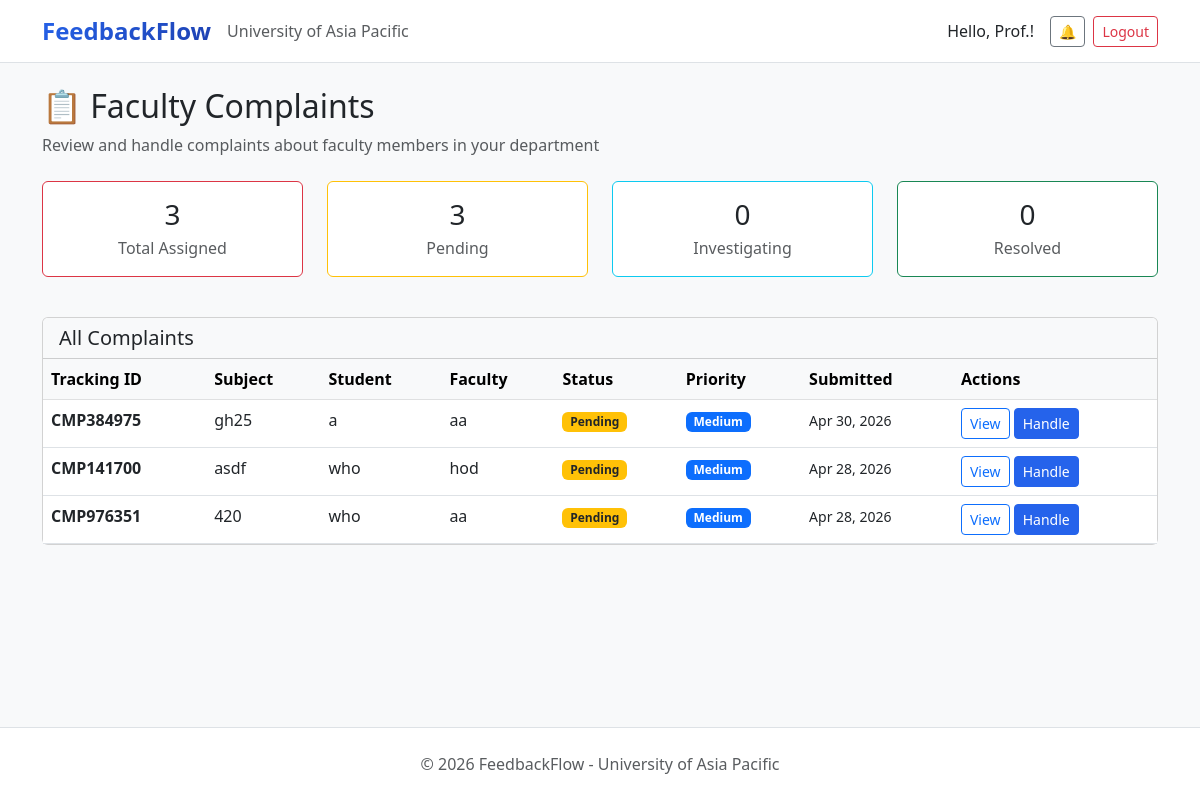
The page /complaints/hod/list/ (signed in) on the database as committed earlier.
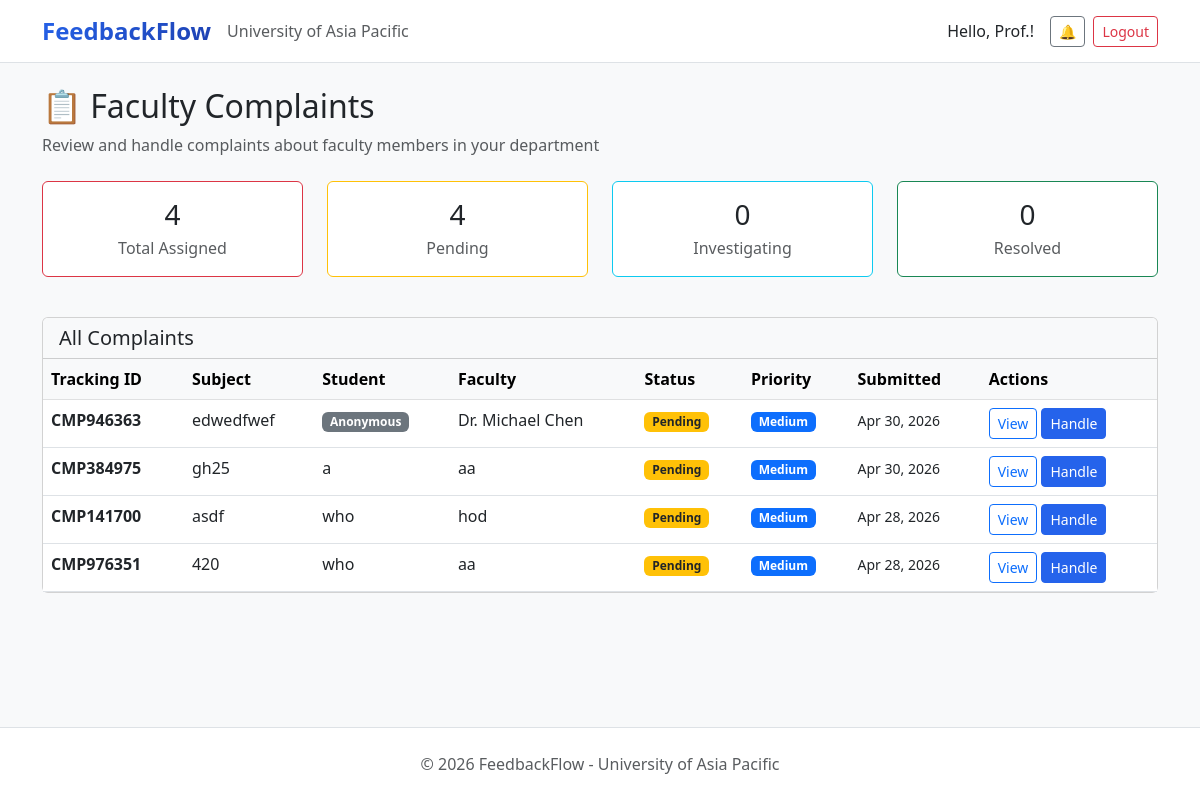
The same page on the database as committed later.
### users/models.py (models this page shows, shortened)
class User(AbstractBaseUser, PermissionsMixin):
    ROLE_CHOICES = (
        ('Student', 'Student'),
        ('Faculty', 'Faculty'),
        ('HOD', 'Head of Department'),
        ('Staff', 'Staff'),
        ('Admin', 'Administrator'),
    )
    DEPARTMENT_CHOICES = (
        ('DBA', 'Department of Business Administration'),
        ('CSE', 'Department of Computer Science and Engineering'),
        ('CE', 'Department of Civil Engineering'),
        ('EEE', 'Department of Electrical and Electronic Engineering'),
        ('Pharmacy', 'Department of Pharmacy'),
        ('Law', 'Department of Law and Human Rights'),
        ('English', 'Department of English'),
        ('Architecture', 'Department of Architecture'),
    )
    email = models.EmailField(unique=True, max_length=255)
    full_name = models.CharField(max_length=150)
    role = models.CharField(max_length=20, choices=ROLE_CHOICES)
    department = models.CharField(max_length=100, choices=DEPARTMENT_CHOICES, null=True, blank=True)
    student_id = models.CharField(max_length=50, unique=True, null=True, blank=True)
    is_active = models.BooleanField(default=True)
    is_staff = models.BooleanField(default=False)
    created_at = models.DateTimeField(auto_now_add=True)
    updated_at = models.DateTimeField(auto_now=True)
    USERNAME_FIELD = 'email'
    REQUIRED_FIELDS = ['full_name']
    objects = UserManager()
    class Meta:
        verbose_name = 'User'
        verbose_name_plural = 'Users'
        ordering = ['-created_at']
    def get_short_name(self):
        return self.full_name.split()[0] if self.full_name else self.email

### complaints/models.py (models this page shows, shortened)
class Complaint(models.Model):
    COMPLAINT_TYPE_CHOICES = (
        ('Faculty', 'Complaint about Faculty'),
        ('HOD', 'Complaint about HOD'),
        ('Staff', 'Complaint about Staff'),
        ('Facility', 'Facility Issue'),
    )
    STATUS_CHOICES = (
        ('Pending', 'Pending Review'),
        ('Under Investigation', 'Under Investigation'),
        ('Resolved', 'Resolved'),
        ('Escalated', 'Escalated to Higher Authority'),
    )
    PRIORITY_CHOICES = (
        ('Low', 'Low'),
        ('Medium', 'Medium'),
        ('High', 'High'),
        ('Urgent', 'Urgent'),
    )
    student = models.ForeignKey(
        settings.AUTH_USER_MODEL,
        on_delete=models.CASCADE,
        related_name='complaints_submitted'
    )
    complaint_type = models.CharField(max_length=20, choices=COMPLAINT_TYPE_CHOICES)
    subject = models.CharField(max_length=200)
    description = models.TextField()
    faculty_concerned = models.ForeignKey(
        settings.AUTH_USER_MODEL,
        on_delete=models.SET_NULL,
        null=True,
        blank=True,
        related_name='complaints_against',
        limit_choices_to={'role__in': ['Faculty', 'HOD', 'Staff']}
    )
    location = models.CharField(max_length=200, blank=True, null=True, help_text='For facility issues')
    status = models.CharField(max_length=30, choices=STATUS_CHOICES, default='Pending')
    priority = models.CharField(max_length=10, choices=PRIORITY_CHOICES, default='Medium')
    assigned_to = models.ForeignKey(
        settings.AUTH_USER_MODEL,
        on_delete=models.SET_NULL,
        null=True,
        blank=True,
        related_name='complaints_assigned'
    )
    is_anonymous = models.BooleanField(default=False)
    submitted_at = models.DateTimeField(auto_now_add=True)
    updated_at = models.DateTimeField(auto_now=True)
    resolved_at = models.DateTimeField(null=True, blank=True)
    tracking_id = models.CharField(max_length=20, unique=True, editable=False)
    class Meta:
        ordering = ['-submitted_at']
        verbose_name = 'Complaint'
        verbose_name_plural = 'Complaints'

### complaints/views.py (the view)
# urls.py: path('hod/list/', views.hod_complaints_list, name='hod_complaints_list'),
@login_required
def hod_complaints_list(request):
    if request.user.role != 'HOD':
        messages.error(request, 'Access denied. HOD only.')
        return redirect('login')
    complaints_list = Complaint.objects.filter(
        Q(assigned_to=request.user) |
        Q(faculty_concerned__department=request.user.department)
    ).distinct().order_by('-submitted_at')
    total_complaints = complaints_list.count()
    pending = complaints_list.filter(status='Pending').count()
    investigating = complaints_list.filter(status='Under Investigation').count()
    resolved = complaints_list.filter(status='Resolved').count()
    escalated = complaints_list.filter(status='Escalated').count()
    context = {
        'complaints_list': complaints_list,
        'total_complaints': total_complaints,
        'pending': pending,
        'investigating': investigating,
        'resolved': resolved,
        'escalated': escalated,
        'page_title': 'Faculty Complaints'
    }
    return render(request, 'complaints/hod_complaints_list.html', context)

### users/context_processors.py (called while the page is built)
def notifications_count(request):
    if request.user.is_authenticated:
        from users.models import Notification
        count = Notification.objects.filter(
            recipient=request.user,
            is_read=False
        ).count()
        return {'unread_notifications_count': count}
    return {'unread_notifications_count': 0}

### complaints/templates/complaints/hod_complaints_list.html (shortened to what this page needs)
{% extends 'users/base.html' %}
{% block content %}
<div class="container mt-4">
    <div class="mb-4">
        <h2>📋 Faculty Complaints</h2>
        <p class="text-muted mb-0">Review and handle complaints about faculty members in your department</p>
    </div>
    <div class="row mb-4">
        <div class="col-md-3 mb-3">
            <div class="card border-danger">
                <div class="card-body text-center">
                    <h3 class="mb-1">{{ total_complaints }}</h3>
                    <p class="text-muted mb-0">Total Assigned</p>
                </div>
            </div>
        </div>
        <div class="col-md-3 mb-3">
            <div class="card border-warning">
                <div class="card-body text-center">
                    <h3 class="mb-1">{{ pending }}</h3>
                    <p class="text-muted mb-0">Pending</p>
                </div>
            </div>
        </div>
        <div class="col-md-3 mb-3">
            <div class="card border-info">
                <div class="card-body text-center">
                    <h3 class="mb-1">{{ investigating }}</h3>
                    <p class="text-muted mb-0">Investigating</p>
                </div>
            </div>
        </div>
        <div class="col-md-3 mb-3">
            <div class="card border-success">
                <div class="card-body text-center">
                    <h3 class="mb-1">{{ resolved }}</h3>
                    <p class="text-muted mb-0">Resolved</p>
                </div>
            </div>
        </div>
    </div>
    {% if complaints_list %}
        <div class="card">
            <div class="card-header bg-light">
                <h5 class="mb-0">All Complaints</h5>
            </div>
            <div class="card-body p-0">
                <div class="table-responsive">
                    <table class="table table-hover mb-0">
                        <thead class="table-light">
                            <tr>
                                <th>Tracking ID</th>
                                <th>Subject</th>
                                <th>Student</th>
                                <th>Faculty</th>
                                <th>Status</th>
                                <th>Priority</th>
                                <th>Submitted</th>
                                <th>Actions</th>
                            </tr>
                        </thead>
                        <tbody>
                            {% for complaint in complaints_list %}
                            <tr>
                                <td><strong>{{ complaint.tracking_id }}</strong></td>
                                <td>{{ complaint.subject|truncatewords:5 }}</td>
                                <td>
                                    {% if complaint.is_anonymous %}
                                        <span class="badge bg-secondary">Anonymous</span>
                                    {% else %}
                                        {{ complaint.student.full_name }}
                                    {% endif %}
                                </td>
                                <td>
                                    {% if complaint.faculty_concerned %}
                                        {{ complaint.faculty_concerned.full_name }}
                                    {% else %}
                                        -
                                    {% endif %}
                                </td>
                                <td>
                                    <span class="badge
                                        {% if complaint.status == 'Pending' %}bg-warning text-dark
                                        {% elif complaint.status == 'Under Investigation' %}bg-info
                                        {% elif complaint.status == 'Resolved' %}bg-success
                                        {% elif complaint.status == 'Escalated' %}bg-danger
                                        {% endif %}">
                                        {{ complaint.status }}
                                    </span>
                                </td>
                                <td>
                                    <span class="badge
                                        {% if complaint.priority == 'Low' %}bg-secondary
                                        {% elif complaint.priority == 'Medium' %}bg-primary
                                        {% elif complaint.priority == 'High' %}bg-warning text-dark
                                        {% elif complaint.priority == 'Urgent' %}bg-danger
                                        {% endif %}">
                                        {{ complaint.priority }}
                                    </span>
                                </td>
                                <td><small>{{ complaint.submitted_at|date:"M d, Y" }}</small></td>
                                <td>
                                    <a href="{% url 'complaint_detail' complaint.id %}" class="btn btn-sm btn-outline-primary">
                                        View
                                    </a>
                                    {% if complaint.status != 'Resolved' %}
                                    <a href="{% url 'handle_complaint' complaint.id %}" class="btn btn-sm btn-primary">
                                        Handle
                                    </a>
                                    {% endif %}
                                </td>
                            </tr>
                            {% endfor %}
                        </tbody>
                    </table>
                </div>
            </div>
        </div>
    {% endif %}
</div>
{% endblock %}

### users/templates/users/base.html (shortened to what this page needs)
<!DOCTYPE html>
<html lang="en">
<head>
    <link href="https://cdn.jsdelivr.net/npm/bootstrap@5.3.0/dist/css/bootstrap.min.css" rel="stylesheet">
</head>
<body>
    <nav class="navbar navbar-expand-lg navbar-light bg-white border-bottom">
        <div class="container">
            <a class="navbar-brand" href="/">FeedbackFlow</a>
            <span class="text-muted">University of Asia Pacific</span>
            {% if user.is_authenticated %}
            <div class="ms-auto d-flex align-items-center">
                <span class="me-3">Hello, {{ user.get_short_name }}!</span>
                <a href="{% url 'notifications' %}" class="btn btn-sm btn-outline-secondary me-2 position-relative">
                    🔔
                </a>
                <a href="{% url 'logout' %}" class="btn btn-outline-danger btn-sm">Logout</a>
            </div>
            {% endif %}
        </div>
    </nav>
    <main>
        {% block content %}{% endblock %}
    </main>
    <footer class="text-center text-muted py-4 mt-5 bg-white border-top">
        <p class="mb-0">&copy; 2026 FeedbackFlow - University of Asia Pacific</p>
    </footer>
</body>
</html>

### users/templates/users/base.html (style rules this page uses)
body { background-color: #f8f9fa; font-family: 'Segoe UI', Tahoma, Geneva, Verdana, sans-serif; min-height: 100vh; display: flex; flex-direction: column; }
.navbar-brand { font-weight: bold; font-size: 1.5rem; background: linear-gradient(135deg, #2563eb, #1e40af); -webkit-background-clip: text; -webkit-text-fill-color: transparent; }
.btn-primary { background-color: #2563eb; border-color: #2563eb; }
main { flex: 1; }
footer { margin-top: auto; }

Rows that differ between the two databases and show on the page:
added Complaint: tracking_id "CMP946363", subject "edwedfwef", is_anonymous "Anonymous", faculty_concerned.full_name "Dr. Michael Chen", status "Pending", priority "Medium", submitted_at "Apr 30, 2026", shows "Handle"
Other text that changed with them:
{{ total_complaints }}: "3" → "4"
{{ pending }}: "3" → "4"
